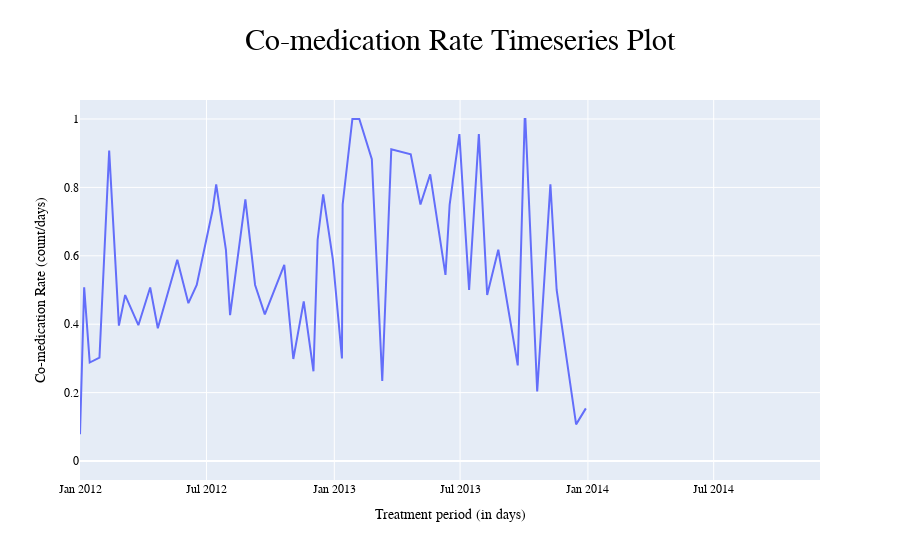

Notebook cell for this chart:
### Markdown cell above
## 5.1. Timeseries plot

### Code cell
# Timeseries plot for co-medication rate
fig = px.line(df10, x='date', y="co_medication_rate", 
              labels={'date':'Treatment period (in days)', 'co_medication_rate':'Co-medication Rate (count/days)'},
             title="Co-medication Rate Timeseries Plot")
fig.update_layout(
    font_family="Courier New",
    font_color="black",
    title_font_size = 30,
    title_pad_l= 200,
    title_font_family="Times New Roman",
    title_font_color="black",
)
fig.show()

### Figure 1 — Plotly figure (JSON) as saved in the notebook; plotly's stock layout.template omitted (floating-point values rounded to 4 significant figures)
{"data": [{"hovertemplate": "Treatment period (in days)=%{x}<br>Co-medication Rate (count/days)=%{y}<extra></extra>", "legendgroup": "", "line": {"color": "#636efa", "dash": "solid"}, "marker": {"symbol": "circle"}, "mode": "lines", "name": "", "orientation": "v", "showlegend": false, "type": "scatter", "x": ["2012-01-01T00:00:00", "2012-01-07T00:00:00", "2012-01-15T00:00:00", "2012-01-29T00:00:00", "2012-02-12T00:00:00", "2012-02-26T00:00:00", "2012-03-06T00:00:00", "2012-03-25T00:00:00", "2012-04-11T00:00:00", "2012-04-22T00:00:00", "2012-05-20T00:00:00", "2012-06-05T00:00:00", "2012-06-17T00:00:00", "2012-07-10T00:00:00", "2012-07-15T00:00:00", "2012-07-29T00:00:00", "2012-08-04T00:00:00", "2012-08-26T00:00:00", "2012-09-09T00:00:00", "2012-09-23T00:00:00", "2012-10-21T00:00:00", "2012-11-03T00:00:00", "2012-11-18T00:00:00", "2012-12-02T00:00:00", "2012-12-08T00:00:00", "2012-12-16T00:00:00", "2012-12-30T00:00:00", "2013-01-12T00:00:00", "2013-01-13T00:00:00", "2013-01-27T00:00:00", "2013-02-06T00:00:00", "2013-02-24T00:00:00", "2013-03-11T00:00:00", "2013-03-24T00:00:00", "2013-04-21T00:00:00", "2013-05-05T00:00:00", "2013-05-19T00:00:00", "2013-06-10T00:00:00", "2013-06-16T00:00:00", "2013-06-30T00:00:00", "2013-07-04T00:00:00", "2013-07-14T00:00:00", "2013-07-28T00:00:00", "2013-08-09T00:00:00", "2013-08-25T00:00:00", "2013-09-22T00:00:00", "2013-10-02T00:00:00", "2013-10-03T00:00:00", "2013-10-20T00:00:00", "2013-11-08T00:00:00", "2013-11-17T00:00:00", "2013-12-15T00:00:00", "2013-12-29T00:00:00", "2014-01-26T00:00:00", "2014-12-01T00:00:00"], "xaxis": "x", "y": [0.07843, 0.5077, 0.2879, 0.3023, 0.9077, 0.3958, 0.4853, 0.3971, 0.5075, 0.3881, 0.5882, 0.4615, 0.5147, 0.7353, 0.8088, 0.6176, 0.4265, 0.7647, 0.5147, 0.4286, 0.5735, 0.2982, 0.4667, 0.2623, 0.6471, 0.7794, 0.5882, 0.3, 0.75, 1, 1, 0.8824, 0.234, 0.9118, 0.8971, 0.75, 0.8382, 0.5441, 0.75, 0.9559, 0.8235, 0.5, 0.9559, 0.4853, 0.6176, 0.2794, 1, 1, 0.2031, 0.8088, 0.5, 0.1071, 0.1538, null, 0], "yaxis": "y"}], "layout": {"font": {"color": "black", "family": "Courier New"}, "legend": {"tracegroupgap": 0}, "title": {"font": {"color": "black", "family": "Times New Roman", "size": 30}, "pad": {"l": 200}, "text": "Co-medication Rate Timeseries Plot"}, "xaxis": {"anchor": "y", "domain": [0, 1], "title": {"text": "Treatment period (in days)"}}, "yaxis": {"anchor": "x", "domain": [0, 1], "title": {"text": "Co-medication Rate (count/days)"}}}}
